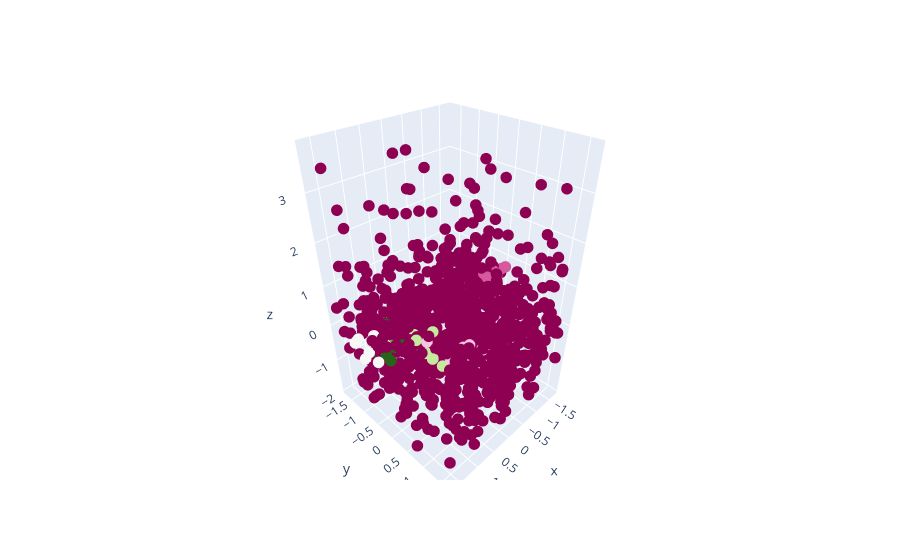

Source (notebook cell):
### Code cell
fig = go.Figure(data=[go.Scatter3d(x=df['Age'], y=df['Max_BPM'], z=df['BMI'], mode='markers', marker_color=df['Cluster'], marker_size=4)])
fig.show()

### Figure 1 — Plotly figure (JSON) as saved in the notebook; plotly's stock layout.template omitted (floating-point values rounded to 4 significant figures; data arrays with more than 128 entries replaced by an {"elided": "..."} marker saying what was removed)
{"data": [{"marker": {"color": {"elided": "973 int values"}, "size": 4}, "mode": "markers", "type": "scatter3d", "x": {"elided": "973 float values"}, "y": {"elided": "973 float values"}, "z": {"elided": "973 float values"}}], "layout": {}}
